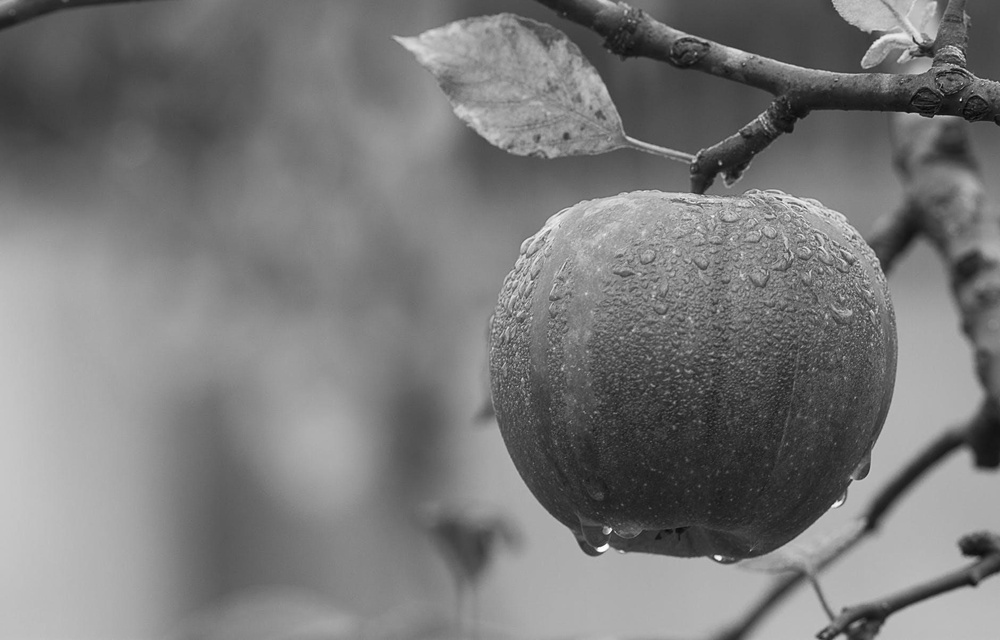
#> input picture EXP3 Hill Cipher/nature.jpeg, 1000 x 640 px, shrunk from 1880 x 1204 before the run, found by its file name
$ python img.py
#> lines starting #> are read from the running program, lines starting #| are printed output that depends on the picture
import numpy as np
from PIL import Image

def mod_inverse(a, m):
    for x in range(1, m):
        if (a * x) % m == 1:
            return x
    return None

def encrypt_block(block, key_matrix):
    return np.dot(key_matrix, block) % 256

def decrypt_block(block, inv_key_matrix):
    return np.dot(inv_key_matrix, block) % 256

def hill_cipher_image(image_path, key_matrix, mode='encrypt'):
#> called with key_matrix = array of shape (4, 4), mode = 'encrypt'
    img = Image.open(image_path)
#> img is the input picture: PIL image 1000x640 L; min 1, max 255, mean 121.2
    img = img.convert('RGB')
#> img: PIL image 1000x640 RGB
    pixels = np.array(img)

    n = key_matrix.shape[0]

    if mode == 'decrypt':
        det = int(np.round(np.linalg.det(key_matrix)))
        det_inv = mod_inverse(det, 256)

        if det_inv is None:
            raise ValueError("Key matrix is not invertible under mod 256")

        adjugate_matrix = np.round(det * np.linalg.inv(key_matrix)).astype(int) % 256
        inv_key_matrix = (det_inv * adjugate_matrix) % 256
    else:
        inv_key_matrix = None

    encrypted_pixels = pixels.copy()

    for i in range(0, pixels.shape[0] - n + 1, n):
        for j in range(0, pixels.shape[1] - n + 1, n):
            for k in range(3):  # Iterate over R, G, B channels
                block = pixels[i:i+n, j:j+n, k].reshape(n, n)

                if mode == 'encrypt':
                    encrypted_block = encrypt_block(block, key_matrix)
                else:
                    encrypted_block = decrypt_block(block, inv_key_matrix)

                # Ensure block is correctly reshaped back into the image
                encrypted_pixels[i:i+n, j:j+n, k] = encrypted_block.reshape(n, n)
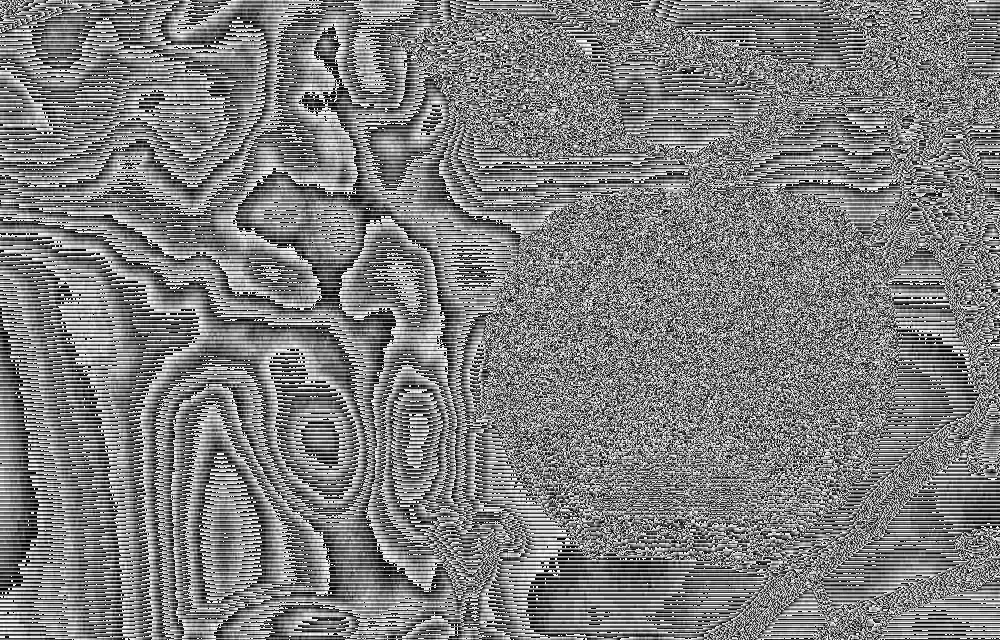
#> encrypted_pixels: shape (640, 1000, 3); min 0, max 255, mean 126.8

    encrypted_img = Image.fromarray(encrypted_pixels.astype(np.uint8))
    output_path = image_path.split('.')[0] + ('_encrypted' if mode == 'encrypt' else '_decrypted') + '.png'
    encrypted_img.save(output_path)

    return output_path

# Define key matrix
key_matrix = np.array([[2, 9, 1, 4],
                       [5, 4, 8, 3],
                       [5, 2, 7, 1],
                       [1, 6, 3, 8]])

# Path to the image file (make sure this file exists)
image_path = r'C:\Users\djsce.student\Desktop\CNS YAKSH\nature.jpeg'

# Encrypt image
encrypted_image_path = hill_cipher_image(image_path, key_matrix, mode='encrypt')
print(f"Encrypted image saved to: {encrypted_image_path}")

# Decrypt image
decrypted_image_path = hill_cipher_image(encrypted_image_path, key_matrix, mode='decrypt')
print(f"Decrypted image saved to: {decrypted_image_path}")
